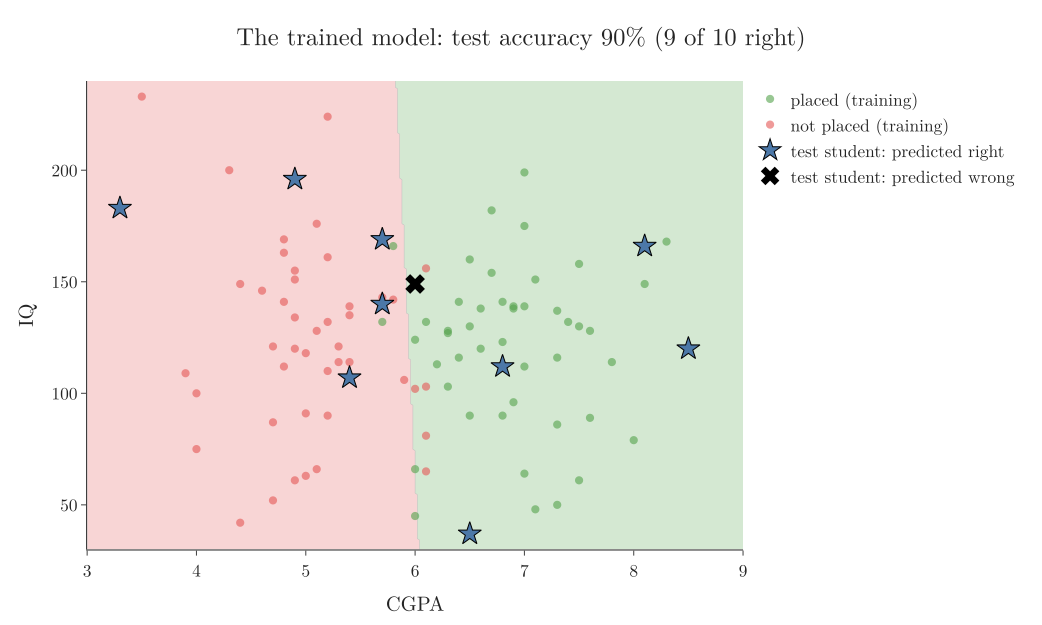

Here is the Python script that generated this plot:
"""What the trained logistic regression learned: its boundary, and how it does on the 10 test students."""
from pathlib import Path
import numpy as np
import pandas as pd
import plotly.graph_objects as go
from toy_model import load

here = Path(__file__).parent
df, X_train, X_test, y_train, y_test, scaler, clf = load()
g_c, g_i = np.meshgrid(np.linspace(3, 9, 300), np.linspace(30, 240, 300))
grid = pd.DataFrame({"cgpa": g_c.ravel(), "iq": g_i.ravel()})      # same column names as training
zz = clf.predict(scaler.transform(grid)).reshape(g_c.shape)
pred = clf.predict(scaler.transform(X_test))
right = pred == y_test.values

fig = go.Figure()
fig.add_trace(go.Contour(x=g_c[0], y=g_i[:, 0], z=zz, showscale=False, opacity=0.25, hoverinfo="skip",
                         colorscale=[[0, "#E45756"], [1, "#54A24B"]], contours=dict(start=0.5, end=0.5, size=1)))
for label, colour, name in [(1, "#54A24B", "placed (training)"), (0, "#E45756", "not placed (training)")]:
    m = y_train.values == label
    fig.add_trace(go.Scatter(x=X_train.cgpa[m], y=X_train.iq[m], mode="markers", name=name,
                             marker=dict(color=colour, size=8, opacity=0.6)))
fig.add_trace(go.Scatter(x=X_test.cgpa[right], y=X_test.iq[right], mode="markers", name="test student: predicted right",
                         marker=dict(symbol="star", size=17, color="#4C78A8", line=dict(color="black", width=1))))
fig.add_trace(go.Scatter(x=X_test.cgpa[~right], y=X_test.iq[~right], mode="markers", name="test student: predicted wrong",
                         marker=dict(symbol="x", size=17, color="black")))
fig.update_layout(template="simple_white", width=1000, height=600, font=dict(family="Latin Modern Roman", size=17),
                  title=dict(text=f"The trained model: test accuracy {right.mean():.0%} ({right.sum()} of {right.size} right)", x=0.5),
                  xaxis=dict(title="CGPA", range=[3, 9]), yaxis=dict(title="IQ", range=[30, 240]),
                  legend=dict(x=1.01, y=1), margin=dict(l=70, r=20, t=70, b=60))
fig.write_image(here / "decision_boundary.png", scale=2)
fig.write_image(here / "decision_boundary.pdf")
print("test accuracy", right.mean())
